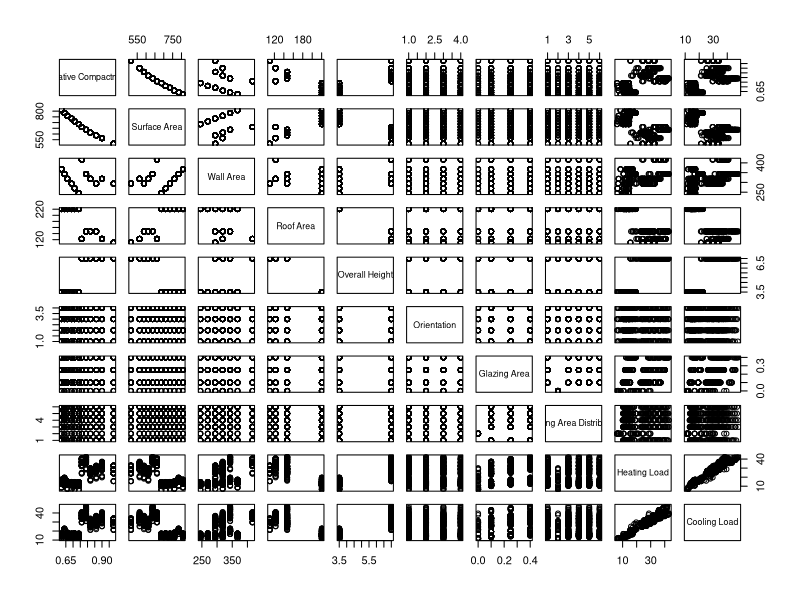

Source code (R):
## ---- chunk 1
library(readxl)
library(ggplot2)
## ---- chunk 2
raw_data <- read_excel("./Data/ENB2012_data.xlsx")
str(raw_data)
## ---- chunk 3
data <- raw_data
names(data) <- c("Relative Compactness", "Surface Area", "Wall Area", "Roof Area", "Overall Height",
                 "Orientation", "Glazing Area", "Glazing Area Distribution", "Heating Load", "Cooling Load")
summary(data)
## ---- chunk 4
toCategorical <- Vectorize(function(column) {
  switch(as.character(column),
                      "0" = "No Glazing Area",
                      "1" = "Uniform",
                      "2" = "North",
                      "3" = "East",
                      "4" = "South",
                      "5" = "West",
                      NA)
})

data$`Glazing Area Distribution` <- as.factor(toCategorical(data$`Glazing Area Distribution`))
data$Orientation <- as.factor(toCategorical(data$Orientation))

## ---- chunk 5
pairs(data)
